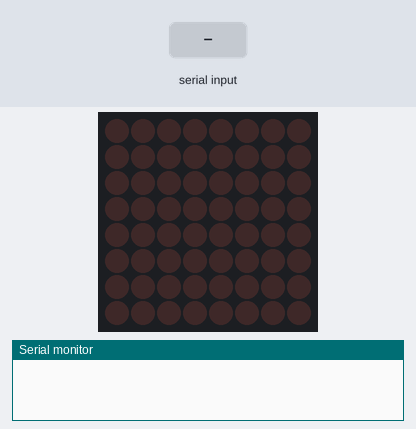
A sketch run on a simulated Arduino Uno, built with avr-gcc and run on an emulated ATmega328P. On the bench: 8×8 LED matrix, the last lines printed to the serial monitor. Inputs (shaded band) come from the test bench.

Above: at 1.2 s.
1.3 s: "n90\n" received over Serial
At 2.3 s:
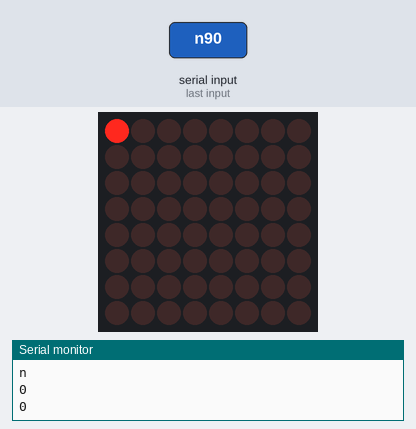
2.8 s: "r90\n" received over Serial
At 3.5 s:
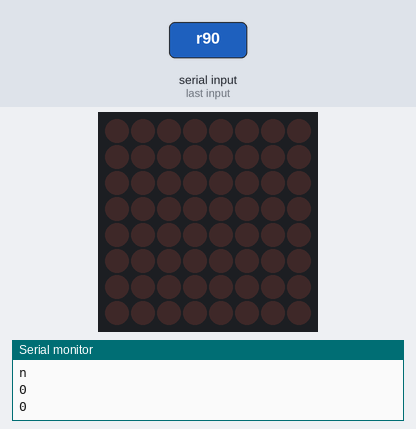
Timing chart, 0 to 5.8 s (numbered marks = the images above; inputs shaded):
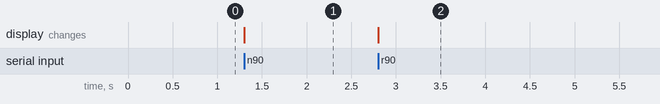

The sketch:

Bluetooth_ledmatrix.ino
```cpp
#include <LedControl.h>

int DIN = 12;
int CS = 10;
int CLK =  11;


int row=0;
int col=0;
int temp=0;
int data=0;

LedControl lc=LedControl(DIN,CLK,CS,1);

void setup()
{
 lc.shutdown(0,false);
 lc.setIntensity(0,5);
 lc.clearDisplay(0);
 Serial.begin(9600);
}


void loop()
{
   if(Serial.available() > 0)
   {
      data = Serial.read();// it returns ascii value if we send one in the phone
      if(data < 96)
      {
       if(temp==0)
       {
        row=data-48;
        temp=1;
       }
       else
       col=data-48;
      }

       else if(data=='n')
       {
         lc.setLed(0,row,col,true);
        Serial.println('n');
       Serial.println(row);
       Serial.println(col);
         temp=0;
       }
       else if(data=='f')
       {
         lc.setLed(0,row,col,false);
         Serial.println('f');
         Serial.println(row);
         Serial.println(col);
         temp=0;
       }

       else if(data=='r')
       lc.clearDisplay(0);
    }


}
```

Measured:
- after the input at 1.3 s, the display: changes at once (image 1)
- after the input at 2.8 s, the display: changes at once (image 2)
